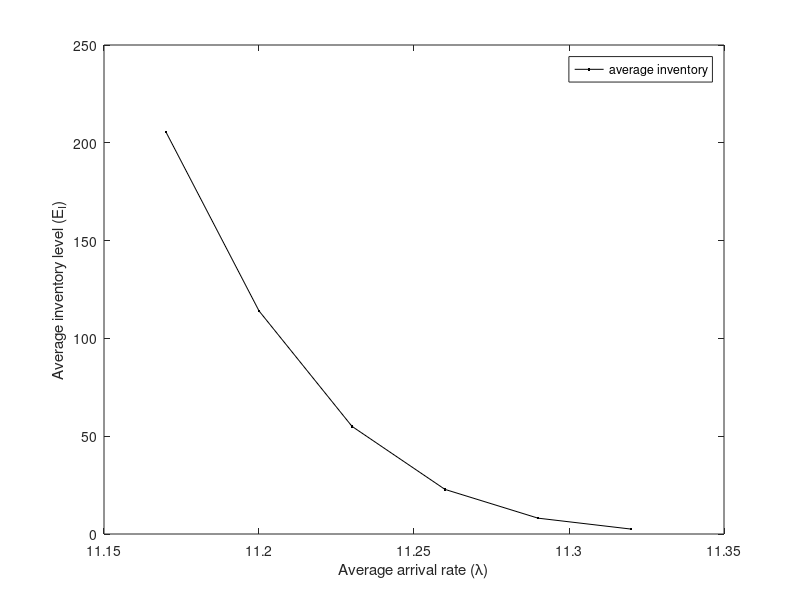

This chart was generated by the following MATLAB code:
%% Graph of Arrival rate Vs Expected inventory E_I
close all;
clear;
%%Fi=Fi(beta,lambda,mu,alpha,r,xi,eta,N);
%For beta=0.5; lambda=11.17; mu=5.9101; alpha=0.029; r=0.9; eta=0.0588; xi=0.015; D=6; N=89; 
lambda=[11.17 11.2 11.23 11.26 11.29 11.32];
EI=[205.4764  114.0650   55.0347   22.7978    8.1025 2.5199];
plot(lambda,EI,'black .-');
legend('average inventory');
xlabel('Average arrival rate (\lambda)'); hold on
ylabel('Average inventory level (E_I)'); hold on
%title('Average inventory level Vs average arriva rate'); hold on 
%%%%%%%%%%%%%%%%%%%%%%%%%%%%%%%%%%%%%%%%%%%%%%%%%%%%%%%%%%%%
%%%%%%%%%%%%%%%%%%%%%%%%%%%%%%%%%%%%%%%%%%%%%%%%%%%%%%%%%%%%

  



  
  
